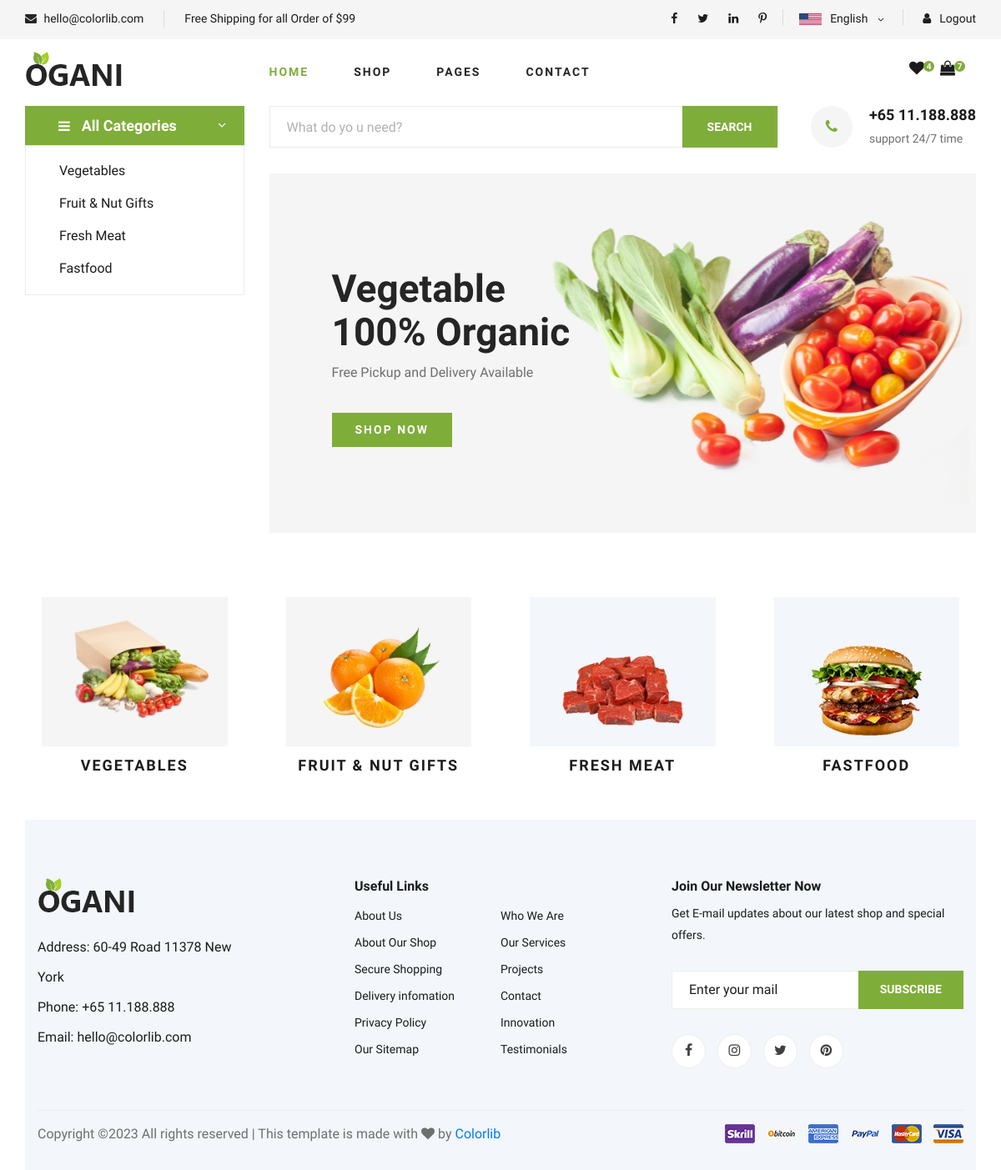
The app's page /, older data.
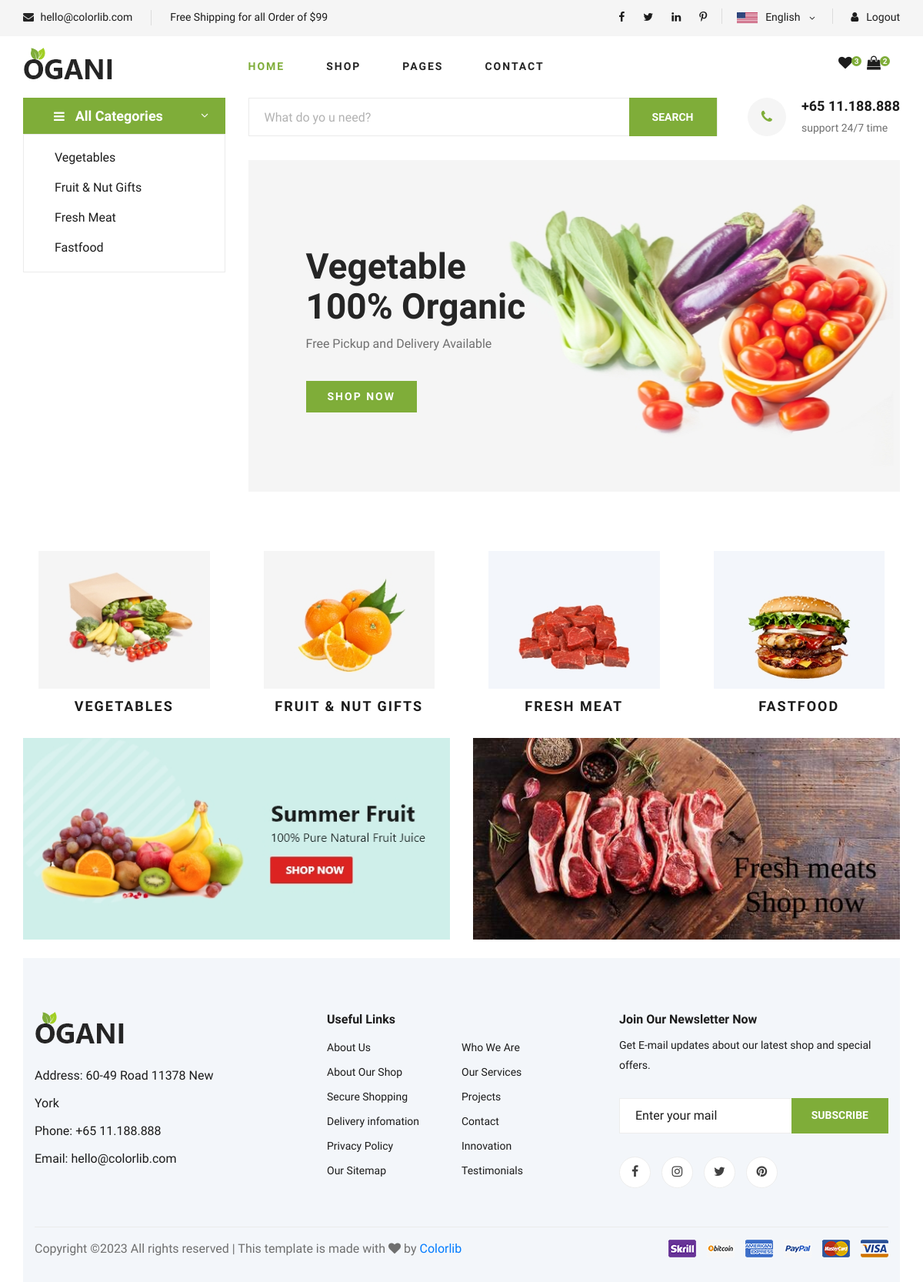
The same page, newer data.
### fresh/models.py (models this page shows, shortened)
class Category(models.Model):
    cname = models.CharField(max_length=100)
    category_image = models.ImageField(upload_to='media/', null=True)

class Featured(models.Model):
    f_image = models.ImageField(upload_to='media/')
    category = models.ForeignKey(Category, on_delete=models.CASCADE, null=True)
    created_at = models.DateField(auto_now_add=True, null=True)

### fresh/views.py (the view)
# urls.py: path('', views.index),
def index(request):
    category_list = Category.objects.all()
    wishlist_quantity = Wishlist.objects.all().count()
    cart_quantity = Cart.objects.all().count()
    featured = Featured.objects.all()
    return render(request, 'index.html', {"category_list": category_list,
                                          'wishlist_quantity': wishlist_quantity,
                                          'cart_quantity': cart_quantity,
                                          'featured': featured})

### templates/index.html (shortened to what the changed rows need)
{% load static %}
<!DOCTYPE html>
<html lang="zxx">
<head>
    <link rel="stylesheet" href="{% static 'css/bootstrap.min.css' %} " type="text/css">
    <link rel="stylesheet" href="{% static 'css/font-awesome.min.css' %}" type="text/css">
    <link rel="stylesheet" href="{% static 'css/elegant-icons.css' %}" type="text/css">
    <link rel="stylesheet" href="{% static 'css/nice-select.css' %}" type="text/css">
    <link rel="stylesheet" href="{% static 'css/jquery-ui.min.css' %}" type="text/css">
    <link rel="stylesheet" href="{% static 'css/owl.carousel.min.css' %}" type="text/css">
    <link rel="stylesheet" href="{% static 'css/slicknav.min.css' %}" type="text/css">
    <link rel="stylesheet" href="{% static 'css/style.css' %}" type="text/css">
</head>
<body>
    <header class="header">
        <div class="container">
            <div class="row">
                <div class="col-lg-3">
                    <div class="header__cart">
                        <ul>
                            <li><a href="/wishlist"><i class="fa fa-heart"></i><span>{{wishlist_quantity}}</span></a></li>
                            <li><a href="/cart_items"><i class="fa fa-shopping-bag"></i><span>{{cart_quantity}}</span></a></li>
                        </ul>
                    </div>
                </div>
            </div>
        </div>
    </header>
    <section class="hero">
        <div class="container">
            <div class="row">
                <div class="col-lg-3">
                    <div class="hero__categories">
                         <ul>
                             {% for category in category_list %}
                             <li><a href="{% url 'fresh:category' category.id %}">{{category.cname}}</a></li>
                             {% endfor %}
                        </ul>
                    </div>
                </div>
                <div class="col-lg-9">
                    <div class="hero__item set-bg" data-setbg="{% static 'img/hero/banner.jpg' %}">
                        <div class="hero__text">
                            <h2>Vegetable <br />100% Organic</h2>
                            <p>Free Pickup and Delivery Available</p>
                            {% for category in category_list %}
                                {% if category.id == 1 %}
                                    <a href="{% url 'fresh:category' category.id %}"class="primary-btn">SHOP NOW</a>
                                {% endif %}
                            {% endfor %}
                        </div>
                    </div>
                </div>
            </div>
        </div>
    </section>
    <section class="categories">
        <div class="container">
            <div class="row">
                <div class="categories__slider owl-carousel">
                    {% for categories in category_list %}
                    <div class="col-lg-3">
                        <div class="categories__item set-bg">
                            <h5><img src="{{categories.category_image.url}}"></h5>
                            <h5><a href="{% url 'fresh:category' categories.id %}">{{categories.cname}}</a></h5>
                        </div>
                    </div>
                    {% endfor %}
                </div>
            </div>
        </div>
    </section>
    <div class="banner">
        <div class="container">
            <div class="row">
                {% for f in featured %}
                <div class="col-lg-6 col-md-6 col-sm-6">
                    <div class="banner__pic">
                          <a href="{% url 'fresh:category' f.category.id %}">
                              <img src="{{f.f_image.url}}">
                          </a>
                    </div>
                </div>
                {% endfor %}
    </div><br>
</body>
</html>

Row changes from the older to the newer data that the page shows:
added Featured: f_image (picture)
added Featured: f_image (picture)
Text that changed along with them:
{{ wishlist_quantity }}: "4" → "3"
{{ cart_quantity }}: "7" → "2"
